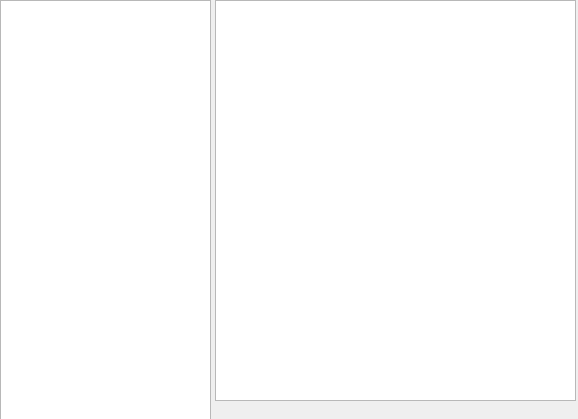
<?xml version="1.0" encoding="UTF-8"?>
<ui version="4.0">
 <class>DebugWindow</class>
 <widget class="QDialog" name="DebugWindow">
  <property name="geometry">
   <rect>
    <x>0</x>
    <y>0</y>
    <width>578</width>
    <height>419</height>
   </rect>
  </property>
  <property name="windowTitle">
   <string>Debug Output</string>
  </property>
  <property name="sizeGripEnabled">
   <bool>false</bool>
  </property>
  <widget class="QTextBrowser" name="debugOutConsole">
   <property name="geometry">
    <rect>
     <x>215</x>
     <y>0</y>
     <width>361</width>
     <height>401</height>
    </rect>
   </property>
   <property name="focusPolicy">
    <enum>Qt::StrongFocus</enum>
   </property>
   <property name="autoFillBackground">
    <bool>true</bool>
   </property>
   <property name="frameShadow">
    <enum>QFrame::Sunken</enum>
   </property>
   <property name="lineWidth">
    <number>1</number>
   </property>
   <property name="autoFormatting">
    <set>QTextEdit::AutoBulletList</set>
   </property>
   <property name="documentTitle">
    <string/>
   </property>
   <property name="markdown">
    <string/>
   </property>
   <property name="html">
    <string>&lt;!DOCTYPE HTML PUBLIC &quot;-//W3C//DTD HTML 4.0//EN&quot; &quot;http://www.w3.org/TR/REC-html40/strict.dtd&quot;&gt;
&lt;html&gt;&lt;head&gt;&lt;meta name=&quot;qrichtext&quot; content=&quot;1&quot; /&gt;&lt;style type=&quot;text/css&quot;&gt;
p, li { white-space: pre-wrap; }
&lt;/style&gt;&lt;/head&gt;&lt;body style=&quot; font-family:'SimSun'; font-size:9pt; font-weight:400; font-style:normal;&quot;&gt;
&lt;p style=&quot;-qt-paragraph-type:empty; margin-top:0px; margin-bottom:0px; margin-left:0px; margin-right:0px; -qt-block-indent:0; text-indent:0px;&quot;&gt;&lt;br /&gt;&lt;/p&gt;&lt;/body&gt;&lt;/html&gt;</string>
   </property>
  </widget>
  <widget class="QListWidget" name="listWidget">
   <property name="geometry">
    <rect>
     <x>0</x>
     <y>0</y>
     <width>211</width>
     <height>421</height>
    </rect>
   </property>
  </widget>
 </widget>
 <resources/>
 <connections/>
</ui>
